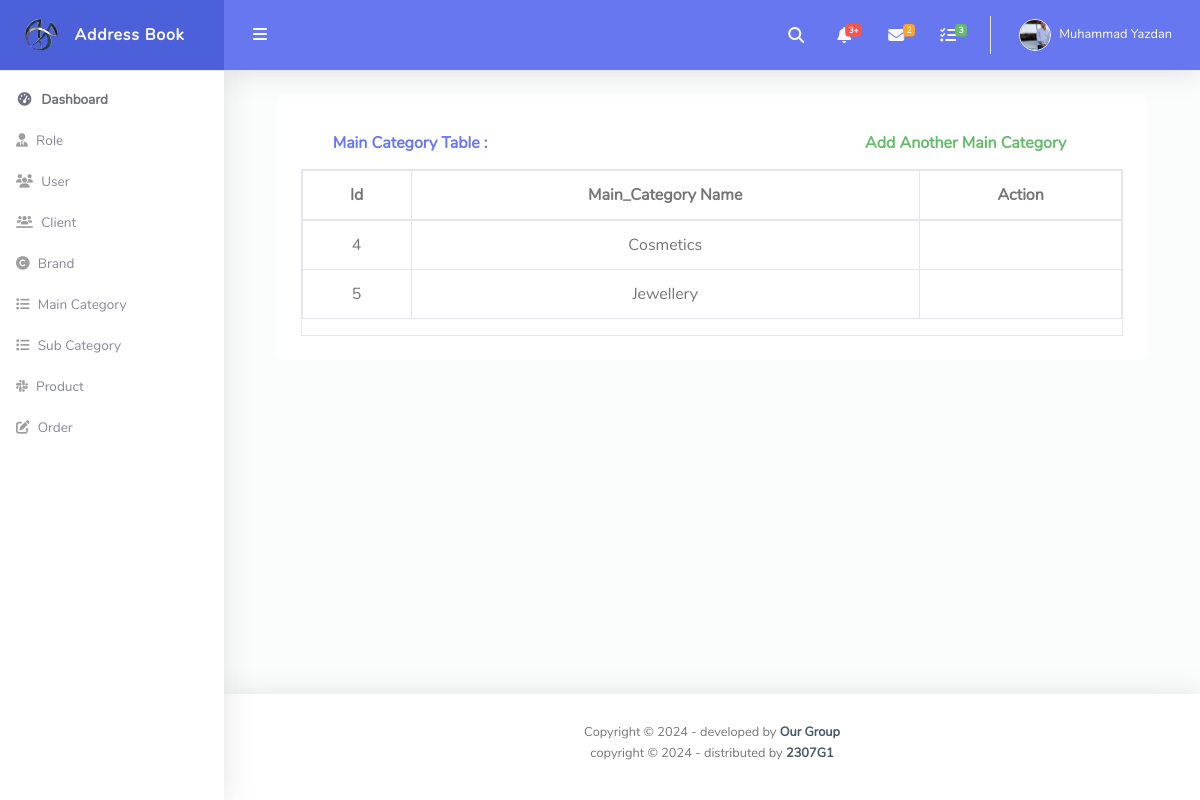
/admin/main_category_show.php, run on an earlier commit of the app's database.
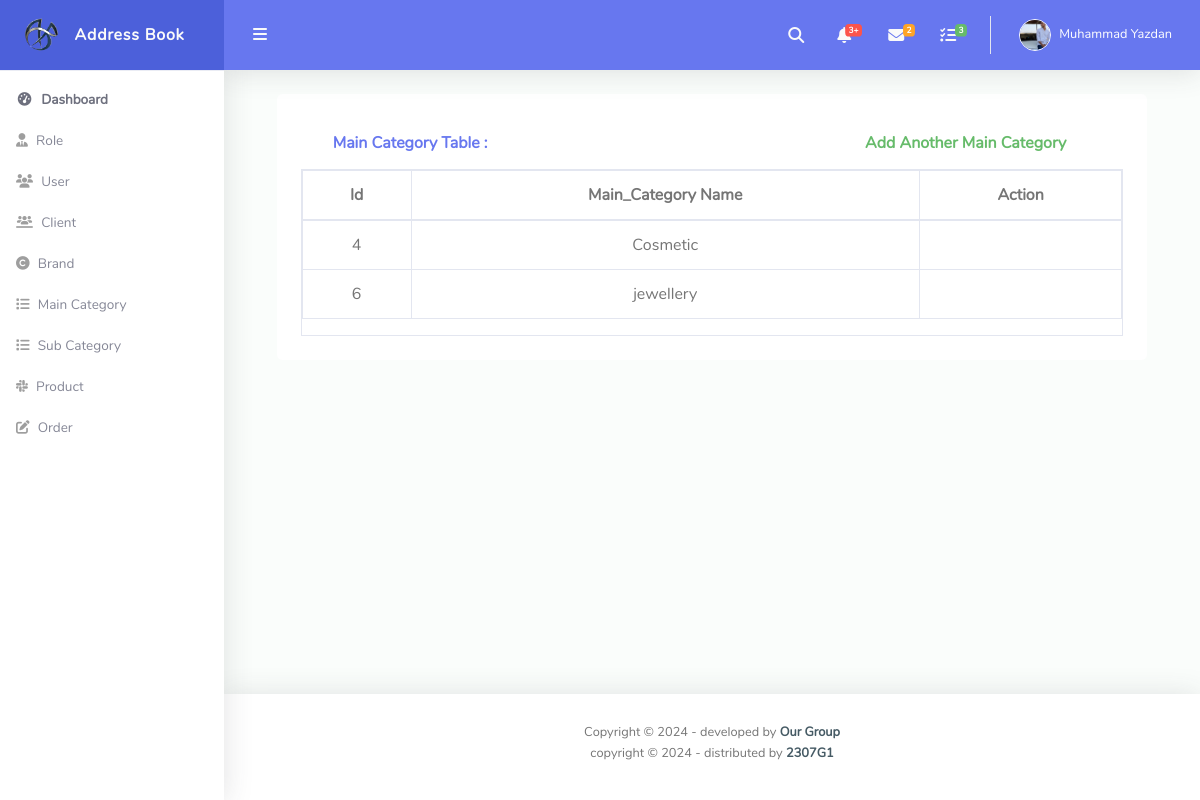
And on a later commit of the database.
### tables this page shows
CREATE TABLE `main_category` (
  `id` int(11) NOT NULL,
  `main_category_name` varchar(255) NOT NULL
);

### admin/main_category_show.php (the view, shortened to what this page needs)
<?php
include("./connection.php");
include("./header.php");
$sql = "select * from main_category";
$result = mysqli_query($con, $sql);
?>
<div id="content-wrapper" class="d-flex flex-column">
    <div id="content">
        <nav class="navbar navbar-expand navbar-light bg-navbar topbar mb-4 static-top">
            <button id="sidebarToggleTop" class="btn btn-link rounded-circle mr-3">
                <i class="fa fa-bars"></i>
            </button>
            <ul class="navbar-nav ml-auto">
                <li class="nav-item dropdown no-arrow">
                    <a class="nav-link dropdown-toggle" href="#" id="searchDropdown" role="button" data-toggle="dropdown" aria-haspopup="true" aria-expanded="false">
                        <i class="fas fa-search fa-fw"></i>
                    </a>
                </li>
                <li class="nav-item dropdown no-arrow mx-1">
                    <a class="nav-link dropdown-toggle" href="#" id="alertsDropdown" role="button" data-toggle="dropdown" aria-haspopup="true" aria-expanded="false">
                        <i class="fas fa-bell fa-fw"></i>
                        <span class="badge badge-danger badge-counter">3+</span>
                    </a>
                </li>
                <li class="nav-item dropdown no-arrow mx-1">
                    <a class="nav-link dropdown-toggle" href="#" id="messagesDropdown" role="button" data-toggle="dropdown" aria-haspopup="true" aria-expanded="false">
                        <i class="fas fa-envelope fa-fw"></i>
                        <span class="badge badge-warning badge-counter">2</span>
                    </a>
                </li>
                <li class="nav-item dropdown no-arrow mx-1">
                    <a class="nav-link dropdown-toggle" href="#" id="messagesDropdown" role="button" data-toggle="dropdown" aria-haspopup="true" aria-expanded="false">
                        <i class="fas fa-tasks fa-fw"></i>
                        <span class="badge badge-success badge-counter">3</span>
                    </a>
                </li>
                <li class="nav-item dropdown no-arrow">
                    <a class="nav-link dropdown-toggle" href="#" id="userDropdown" role="button" data-toggle="dropdown" aria-haspopup="true" aria-expanded="false">
                        <img class="img-profile rounded-circle" src="../me.png" style="max-width: 60px">
                        <span class="ml-2 d-none d-lg-inline text-white small">Muhammad Yazdan</span>
                    </a>
                </li>
            </ul>
        </nav>
        <div class="col-lg-11 mx-auto">
            <div class="bg-light rounded h-100 p-4">
                <div class="container">
                    <div class="row">
                        <div class="col-lg-8 card-header py-3 d-flex flex-row align-items-center justify-content-between">
                            <h6 class="m-0 font-weight-bold text-primary">Main Category Table :</h6>
                        </div>
                        <div class="col-lg-4 card-header py-3 d-flex flex-row align-items-center justify-content-between">
                            <a href="./main_category_add.php">
                                <h6 class="m-0 font-weight-bold text-success">Add Another Main Category</h6>
                            </a>
                        </div>
                    </div>
                </div>
                <div class="table-responsive table-bordered text-center text-dark e1">
                    <table class="table">
                        <thead>
                            <tr>
                                <th scope="col">Id</th>
                                <th scope="col">Main_Category Name</th>
                                <th scope="col">Action</th>
                            </tr>
                        </thead>
                        <tbody>
                            <tr>
                                <?php
                                while ($rows = mysqli_fetch_assoc($result)) {
                                ?>
                                    <td><?php echo $rows['id'] ?></td>
                                    <td><?php echo $rows['main_category_name'] ?></td>
                                    <td><a href="main_category_update.php?id=<?php echo $rows['id'] ?>">
                                                </td>
                            </tr>
                        <?php  } ?>
                        </tbody>
                    </table>
                </div>
            </div>
        </div>
    </div>
    <?php
    include("./footer.php");
    ?>

What changed in the data, as far as the page shows it:
removed main_category: id "5", main_category_name "Jewellery"
changed main_category id 4: main_category_name "Cosmetics" → "Cosmetic"
added main_category: id "6", main_category_name "jewellery"
